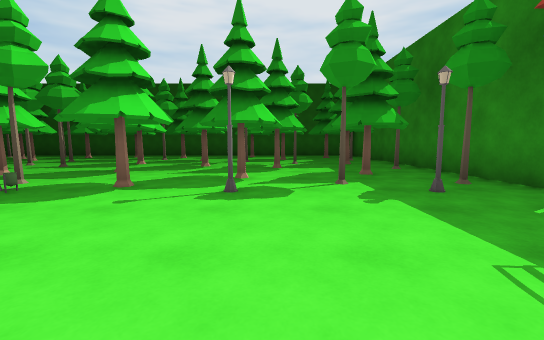
[1] (above)

18 first-person views from a walk through a 3-D level made in the Unity game engine. The camera is 1.2 m above the floor, tilts 6° down and sees 90° across. The floor is counted in squares, 2 m on a side. Each view is taken from the middle of a square. On the plan, view 1 faces up. The plan holds only what a view shows up to about 9 squares ahead; the rest is blank. The place goes on beyond the plan. The player is left out. Some animated figures are not drawn.

[2]
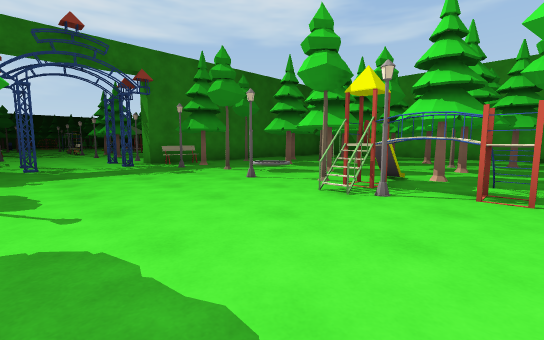

[3]
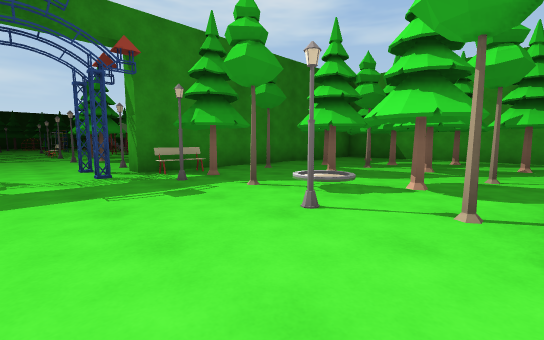

[4]
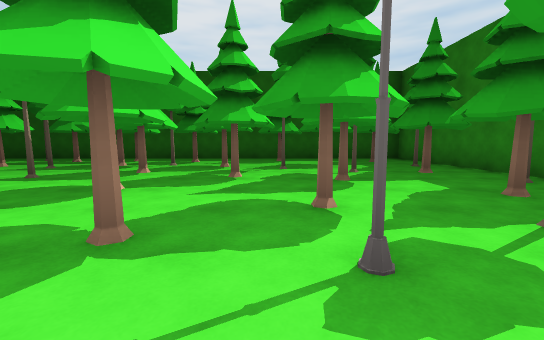

[5]
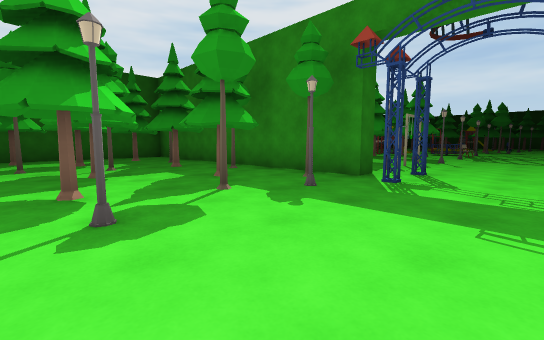

[6]
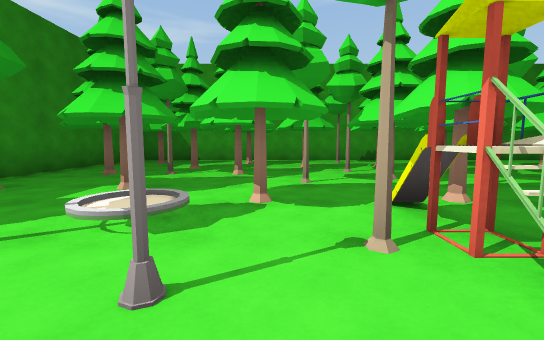

[7]
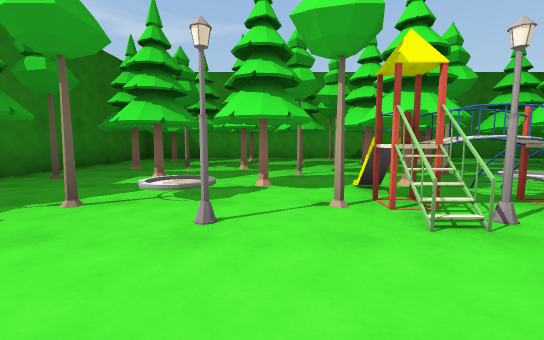

[8]
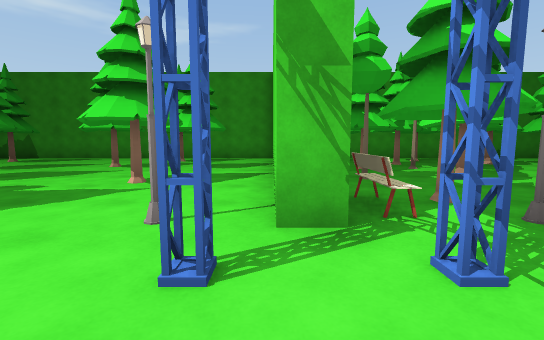

[9]
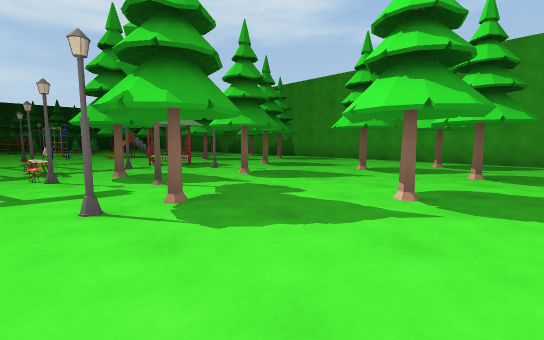

[10]
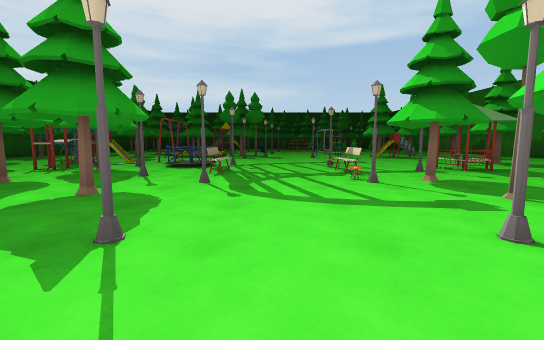

[11]
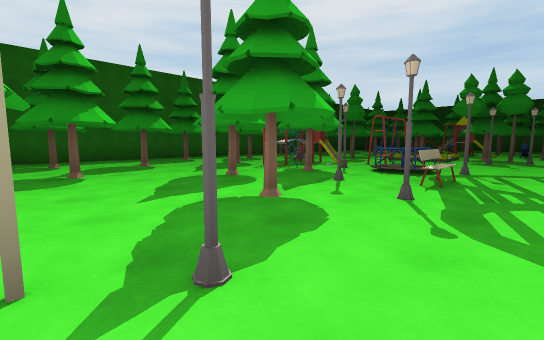

[12]
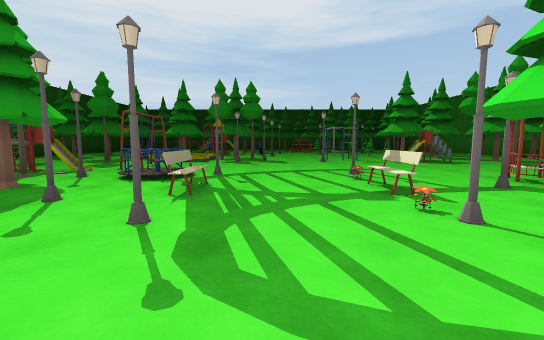

[13]
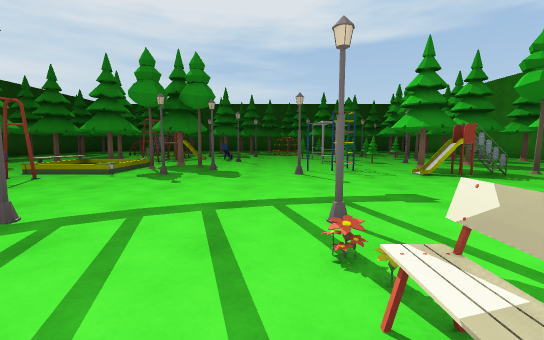

[14]
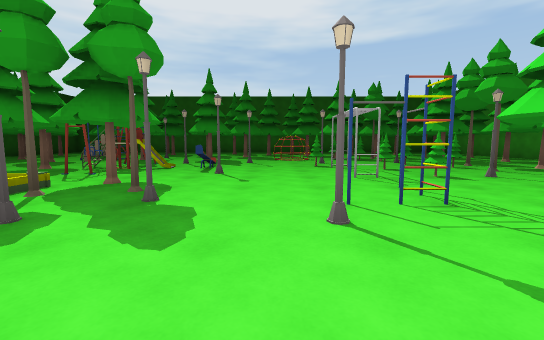

[15]
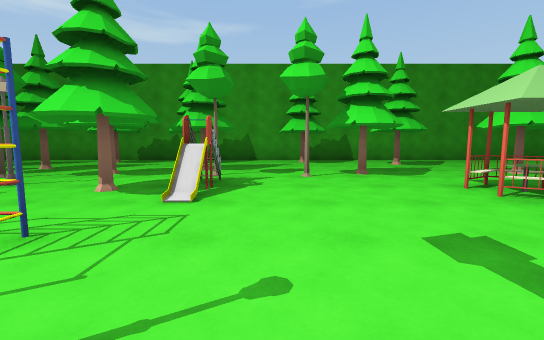

[16]
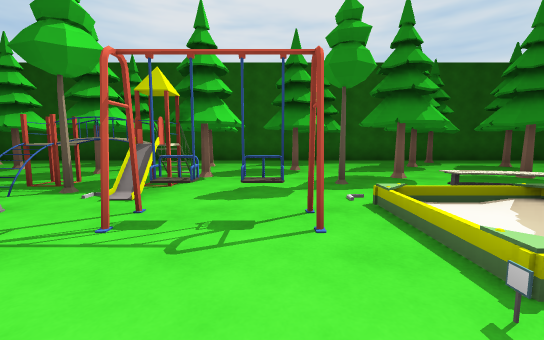

[17]
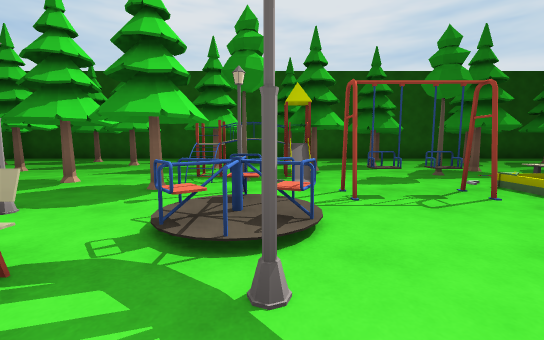

[18]
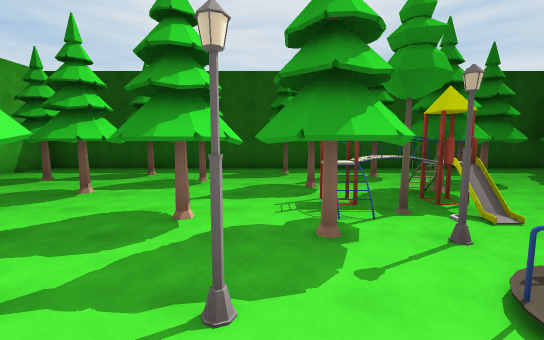

### Floor plan
Points are (right, up) in squares from view 1. A wall is a line through its corners. A room is listed if a view was taken in it or the views show most of it. See-through windows are left out.
Room 1 (views 1, 2, 3, 4, 5, 6, 7, 8)
walls: (-3.5, -0.4) (-2.4, -0.4) (-2.4, -0.9); (-3.5, -0.8) (-2.4, -0.8); (4, 3.3) (3.5, 3.3) (3.5, 11.1); (1.2, 11.6) (-1, 11.6); (3.5, -7.1) (3.5, 0.2) (4, 0.2); (-4.4, -7.8) (3.1, -7.8)
ways out: opening at (3.5, 2) to room 2
objects: tree (-4, -4); tree (-4, -3); tree (-4, -1); tree (-4, 4); tree (-4, 5); tree (-4, 7) to (-3, 7); other object (-4, 9); other object (-4, 10); tree (-3, -7); tree (-3, -5); tree (-3, -4) to (-2, -4); tree (-3, -3); tree (-3, -2) to (-2, -2); lamp (-3, 0); other object (-3, 3); tree (-3, 5) to (-2, 5); tree (-3, 9); tree (-3, 10); tree (-2, -5) to (-1, -5); tree (-2, -3) to (-1, -3); tree (-2, -1) to (-2, 0); tree (-2, 4); tree (-2, 7); tree (-2, 9); tree (-1, -2); lamp (-1, 0); lamp (-1, 3) to (0, 3); tree (-1, 4); tree (-1, 8); tree (0, -6); tree (0, -4); tree (0, 6) to (1, 6); tree (0, 9) to (1, 9); tree (0, 10) to (0, 11); tree (1, -5); tree (1, -4); tree (1, -2); tree (1, -1); tree (1, 4); tree (1, 7); tree (2, -6) to (3, -6); tree (2, -4) to (3, -4); tree (2, -2) to (3, -2); tree (2, -1); lamp (2, 0); lamp (2, 3); tree (2, 5); tree (2, 7) to (3, 7); tree (2, 9) to (3, 9); tree (2, 10) to (3, 10); bench (3, -1) to (3, 0); tree (3, 4); tree (3, 6)
Room 2 (views 9, 10, 11, 12, 13, 14, 15, 16, 17, 18)
walls: (16.5, -0.8) (17, -0.8); (16.6, -0.8) (16.6, -0.3); (15.8, -3) (15.8, -1.6); (16.1, -3) (16.1, -1.8); (13.6, 6.4) (13.6, 7) (12.1, 7) (12.1, 6.5); (13.3, 6.4) (13.3, 7.4); (12.9, 6.9) (13, 7.6); (13.6, 7.1) (13.6, 6.6) (11.7, 6.6) (11.7, 7); (4, 0.2) (4, -1.7); (4.9, -7.8) (23.4, -7.8); (22.5, 11.6) (4, 11.6) (4, 9.9)
low walls: (12.2, 6) (11.6, 6)
ways out: opening at (3.5, 2) to room 1
objects: lamp (5, 0); other object (5, 3); tree (6, -4); tree (6, -2); ring (6, 3); tree (6, 9) to (7, 9); tree (7, -6); tree (7, 5); tree (8, -4); lamp (8, 0); tree (8, 1); lamp (8, 3); tree (8, 8); tree (8, 10); tree (9, -2); tree (9, -1); tree (9, 4); tree (10, -4) to (11, -4); other object (10, -3) to (10, -2); lamp (10, 0); other object (10, 1); lamp (10, 3); tree (10, 6) to (11, 6); tree (10, 9); lamp (11, -1); bench (11, 0); lamp (11, 4); tree (11, 10) to (12, 10); tree (12, -6); other object (12, -2); other object (12, 0); other object (12, 1); tree (12, 5); tree (12, 8); tree (13, -4); lamp (13, 0); lamp (13, 3); other object (13, 4); lamp (13, 5); tree (13, 6); tree (14, -7); tree (14, -4); other object (14, 5) to (15, 5); tree (14, 8); tree (14, 10); tree (16, -5) to (17, -5); tree (16, -4); lamp (16, 0); lamp (16, 3); tree (16, 7); tree (16, 9); tree (16, 11); tree (17, -7) to (18, -7); tree (17, -2); lamp (17, 2); tree (17, 3); tree (17, 4); tree (17, 7) to (18, 8); tree (18, -4); tree (18, 3) to (19, 3); tree (18, 5); tree (18, 9) to (19, 9); lamp (19, -3); tree (19, -2); lamp (19, 2); tree (20, -7); tree (20, -5); tree (20, -3); tree (20, -1); other object (20, 2); tree (20, 6) to (21, 6); tree (20, 7) to (20, 8); tree (20, 11); tree (21, -4); other object (21, -2); tree (21, -1); other object (21, 0); other object (21, 3) to (22, 3); tree (21, 9) to (21, 10); tree (22, -6); tree (22, -4); other object (22, -3); other object (22, -2); other object (22, 2); other object (23, -4); other object (23, 0) to (23, 1); tree (23, 3); tree (23, 8); other object (23, 9)

Where each view was taken, in squares from view 1:
view 1: 0 up, 0 right, facing up
view 2: 3 up, 4 left, facing down-right
view 3: 2 up, 2 left, facing down-right
view 4: 2 up, 1 left, facing up
view 5: 1 up, 1 left, facing up-right
view 6: 1 up, 1 left, facing down
view 7: 2 up, 1 left, facing down
view 8: 2 up, 4 right, facing down
view 9: 1 up, 5 right, facing down-right
view 10: 2 up, 6 right, facing right
view 11: 2 up, 7 right, facing up-right
view 12: 2 up, 8 right, facing right
view 13: 1 up, 11 right, facing right
view 14: 1 up, 14 right, facing right
view 15: 1 up, 15 right, facing down
view 16: 3 up, 15 right, facing up
view 17: 2 up, 13 right, facing up
view 18: 3 up, 11 right, facing up
